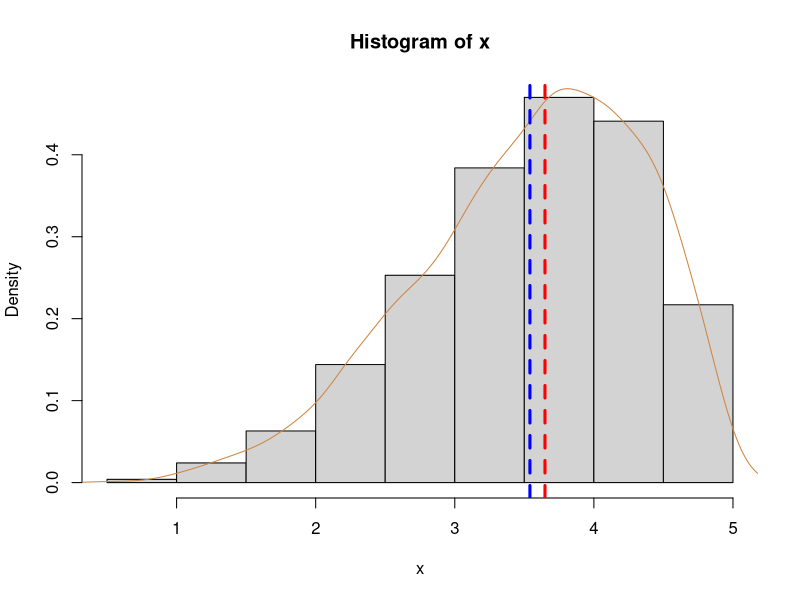
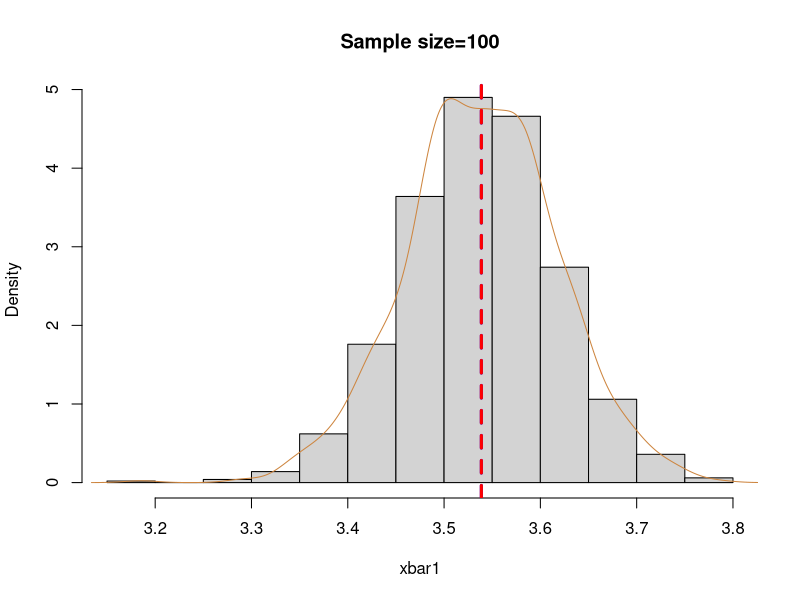
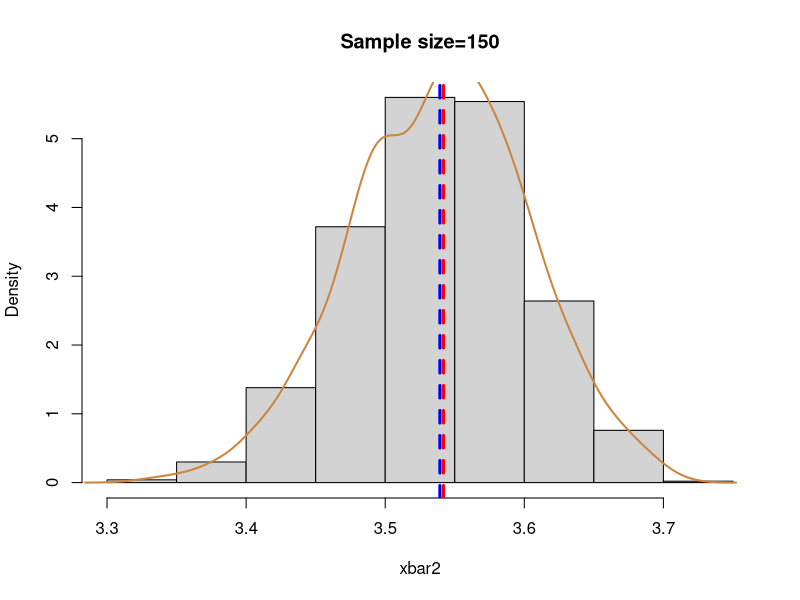
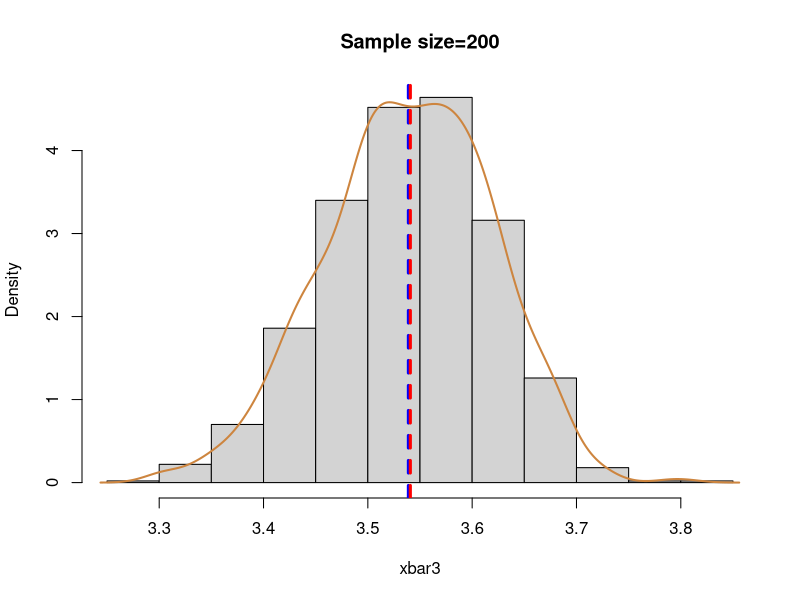
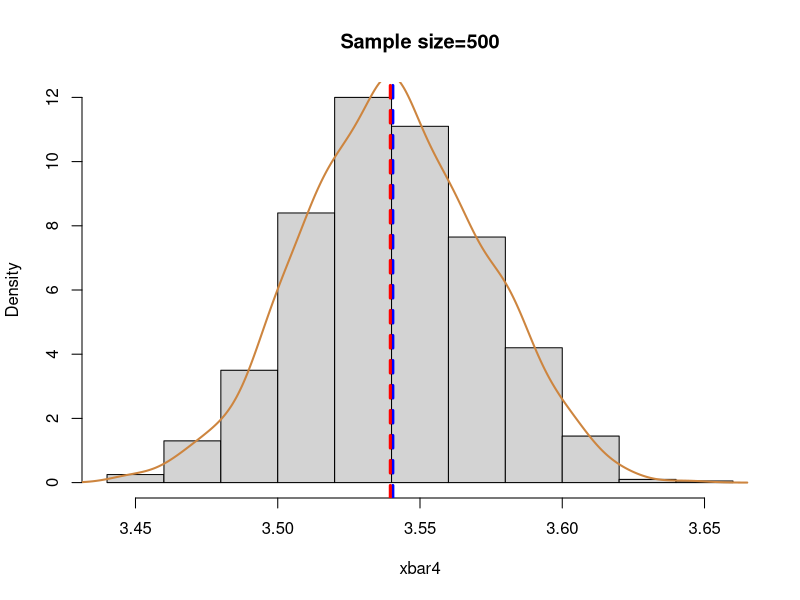

R code for these plots, in order:
## ---- chunk 1
set.seed(123)
x=rbeta(2000,5,2)*5
hist(x, freq=FALSE)
lines(density(x), col='peru', lwd=1)
abline(v = c(mean(x),median(x)),  col=c("blue", "red"), lty=c(2,2), lwd=c(3, 3))
## ---- chunk 2
round(mean(x),3)
round(sd(x),3)
## ---- chunk 3
n<-1000
samplesize1<-100
xbar1<-rep(NA,n)
for (i in 1:n){
  sample1<-sample(x,samplesize1)
  xbar1[i]<-mean(sample1)
}
hist(xbar1, freq=FALSE,main="Sample size=100")
lines(density(xbar1), col='peru', lwd=1)
abline(v = c(mean(xbar1),median(xbar1)),  col=c("blue", "red"), lty=c(2,2), lwd=c(3, 3))
## ---- chunk 4
round(mean(xbar1),3)
## ---- chunk 5
samplesize2<-150
xbar2<-rep(NA,n)
for (i in 1:n){
  sample2<-sample(x,samplesize2)
  xbar2[i]<-mean(sample2)
}
hist(xbar2, freq=FALSE,main="Sample size=150")
lines(density(xbar2), col='peru', lwd=2)
abline(v = c(mean(xbar2),median(xbar2)),  col=c("blue", "red"), lty=c(2,2), lwd=c(3, 3))
## ---- chunk 6
round(mean(xbar2),3)
## ---- chunk 7
samplesize3<-200
xbar3<-rep(NA,n)
for (i in 1:n){
  sample3<-sample(x,samplesize1)
  xbar3[i]<-mean(sample3)
}
hist(xbar3, freq=FALSE,main="Sample size=200")
lines(density(xbar3), col='peru', lwd=2)
abline(v = c(mean(xbar3),median(xbar3)),  col=c("blue", "red"), lty=c(2,2), lwd=c(3, 3))
## ---- chunk 8
samplesize4<-500
xbar4<-rep(NA,n)
for (i in 1:n){
  sample4<-sample(x,samplesize4)
  xbar4[i]<-mean(sample4)
}
hist(xbar4, freq=FALSE,main="Sample size=500")
lines(density(xbar4), col='peru', lwd=2)
abline(v = c(mean(xbar4),median(xbar4)),  col=c("blue", "red"), lty=c(2,2), lwd=c(3, 3))
## ---- chunk 9
round(mean(xbar3),3)
round(mean(xbar4),3)
